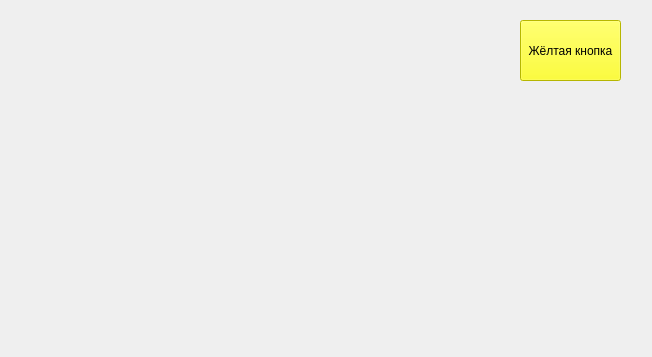
<?xml version="1.0" encoding="UTF-8"?>
<ui version="4.0">
 <class>Form</class>
 <widget class="QWidget" name="Form">
  <property name="geometry">
   <rect>
    <x>0</x>
    <y>0</y>
    <width>652</width>
    <height>357</height>
   </rect>
  </property>
  <property name="windowTitle">
   <string>Form</string>
  </property>
  <widget class="QPushButton" name="pushButton">
   <property name="geometry">
    <rect>
     <x>520</x>
     <y>20</y>
     <width>101</width>
     <height>61</height>
    </rect>
   </property>
   <property name="styleSheet">
    <string notr="true">background: yellow</string>
   </property>
   <property name="text">
    <string>Жёлтая кнопка</string>
   </property>
  </widget>
 </widget>
 <resources/>
 <connections/>
</ui>
